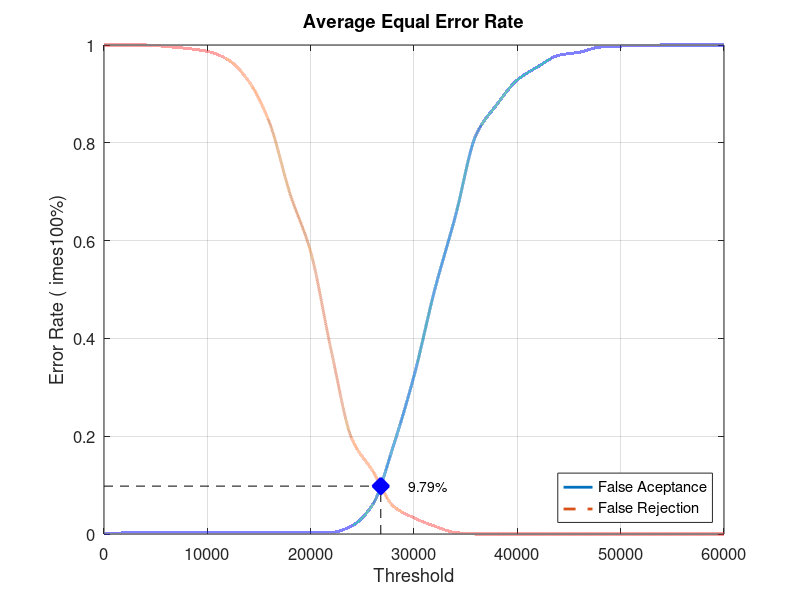
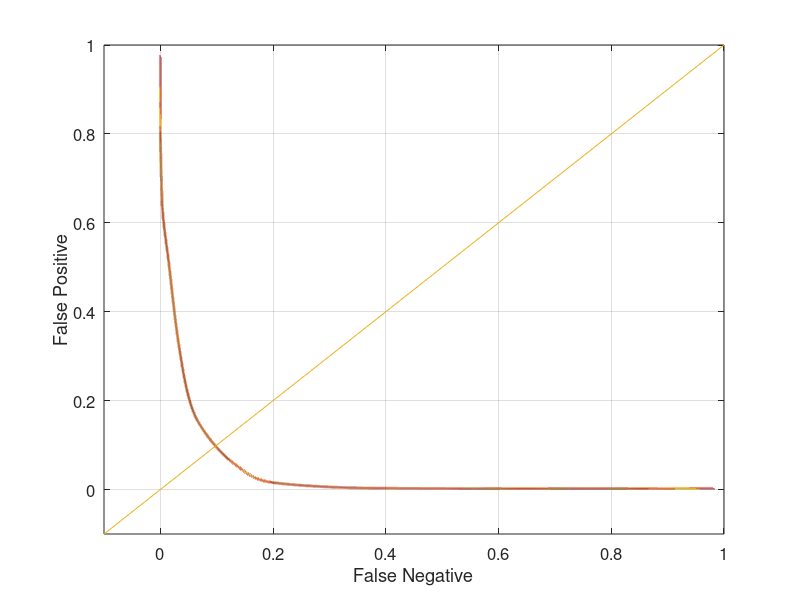

Source code (MATLAB) for these figures, in order:
close all;
clear;
clc;
x = 0:2000:60000;
xq = 0:0.5:60000;

y0 = [0 0.00210526 0.00210526 0.00210526 0.00210526 0.00210526 0.00210526 0.00210526 0.00210526 0.00210526 0.00210526 0.0031579 0.0168421 0.06 0.18 0.323158 0.498947 0.649474 0.81579 0.877895 0.928421 0.955789 0.978947 0.985263 0.995789 0.997895 0.998947 1 1 1 1]
yy0 = interp1(x, y0, xq, 'pchip');
y1 = [1 1 1 0.997 0.993 0.987 0.97 0.926 0.842 0.696 0.577 0.374 0.194 0.129 0.057 0.033 0.016 0.003 0 0 0 0 0 0 0 0 0 0 0 0 0]
yy1 = interp1(x, y1, xq, 'pchip');

% Calculating EER: 
y2 = abs(y0 - y1);
find(y2 == min(y2))
yy2 = abs(yy0 - yy1);
xEER = find(yy2 == min(yy2));
xEERIndex = xq(xEER) % X-axis EER
yEER = yy0(xEER) % Y-axis EER

main = figure
plot(xq, yy0,'-','LineWidth', 2);	hold on
plot(xq, yy1,'--','LineWidth', 2);	hold on
plot([xEERIndex xEERIndex], [0 yEER], 'k--');	hold on
plot([0 xEERIndex], [yEER yEER], 'k--');	hold on
plot(xEERIndex, yEER, 'bx', 'LineWidth', 10);	hold on
text(xEERIndex + 10 * xEERIndex / 100, yEER, [num2str(round((10000 * yEER)) / 100) '%'])
legend('False Aceptance', 'False Rejection', 'Location', 'SouthEast')
xlabel('Threshold')
ylabel('Error Rate (	imes100%)')
title('Average Equal Error Rate')
set(gca, 'FontSize', 12)
axis([0 60000 0 1])
grid on

print(main, 'Database2AverageMain', '-dpng');
FNRxFPR = figure('Color', [1 1 1]);
plot(yy1, yy0, '-', yy1, yy0, 'LineWidth', 2);
hold on
y = -0.1:0.1:1
plot(y, y); 
set(gca, 'FontSize', 12)
xlabel('False Negative')
ylabel('False Positive')
axis([-0.1 1 -0.1 1])
set(gca, 'FontSize', 12)
grid on

print(FNRxFPR, 'Database2AverageFNRxFPR','-dpng');
